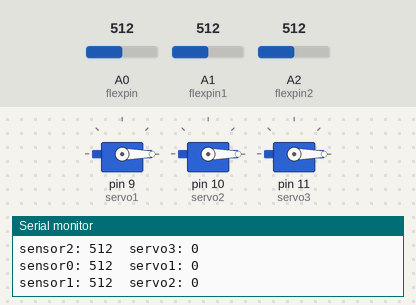
Recording of a sketch running on a simulated Arduino Uno, built with avr-gcc and run on an emulated ATmega328P. On the bench: 3 × servo, the last lines printed to the serial monitor. The test bench sets the inputs (shaded band); at power-on: A0 (flexpin) = 512, A1 (flexpin1) = 512, A2 (flexpin2) = 512.

Above: at 1.2 s.
1.3 s: A0 (flexpin) set to 1023
At 2.5 s:
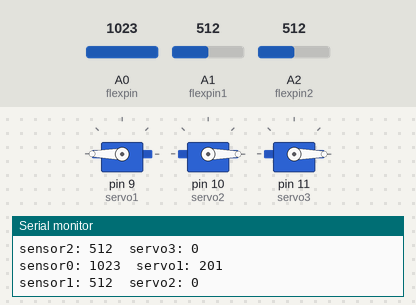
2.8 s: A1 (flexpin1) set to 900
At 3.7 s:
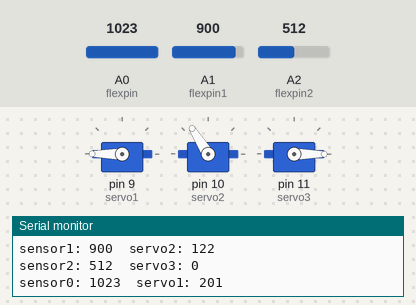
4.3 s: A2 (flexpin2) set to 900
At 4.7 s:
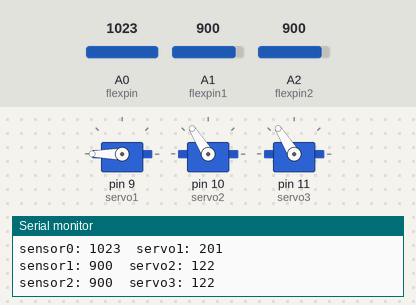
5.8 s: A0 (flexpin) set to 900
At 7.0 s:
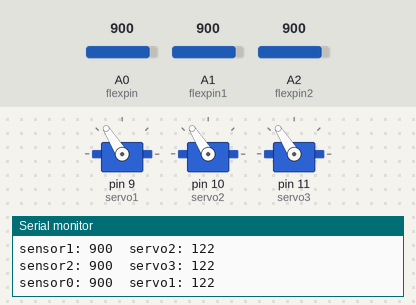
7.3 s: A1 (flexpin1) set to 1023
At 7.7 s:
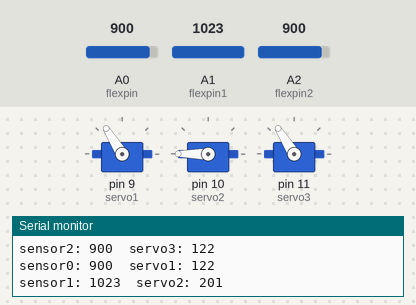
8.8 s: A2 (flexpin2) set to 1023
At 9.4 s:
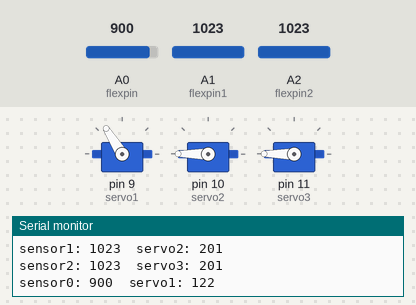
Timing chart, 0 to 11.3 s (numbered marks = the images above; inputs shaded):
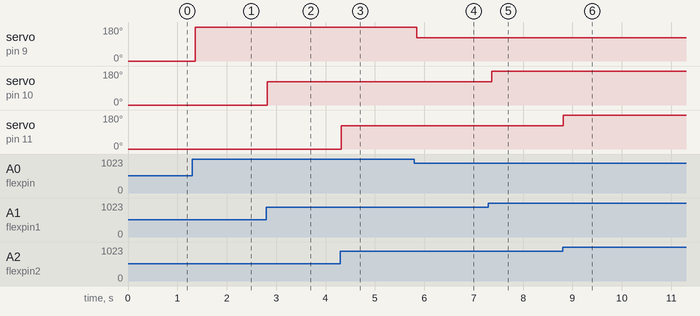

The sketch:

SERVO-FLEX.ino
```cpp
#include <Servo.h> //Libreria para el Servomotor

Servo servo1; //Se crea un objeto llamado servo1 en la clase Servo, puedes controlar hasta un maximo de 12
const int flexpin = 0; //Declara que el pin del flex va en la entrada analoga A0 y se llama flexpin
Servo servo2; //Se crea un objeto llamado servo2 en la clase Servo, puedes controlar hasta un maximo de 12
const int flexpin1 = 1; //Declara que el pin del flex va en la entrada analoga A1 y se llama flexpin1
Servo servo3; //Se crea un objeto llamado servo3 en la clase Servo, puedes controlar hasta un maximo de 12
const int flexpin2 = 2; //Declara que el pin del flex va en la entrada analoga A2 y se llama flexpin2

void setup()
  {
    Serial.begin(9600); //Inicia Serial monitor para ver los valores del sensor
    servo1.attach(9); //Se permite el control de un servo en el pin 9
    servo2.attach(10); //Se permite el control de un servo en el pin 10
    servo3.attach(11); //Se permite el control de un servo en el pin 11
  }


void loop()
  {
    int flexposition;    // Valor de entrada dado por el Flex sensor0
    int servoposition1;   // Valor de salida dado al servo1
    flexposition = analogRead(flexpin); //Lee la posicion de el flex sensor0 en el rango analogo (0 a 1023)
    int flexposition1;    // Valor de entrada dado por el Flex sensor1
    int servoposition2;   // Valor de salida dado al servo2
    flexposition1 = analogRead(flexpin1); //Lee la posicion de el flex sensor1 en el rango analogo (0 a 1023)
    int flexposition2;    // Valor de entrada dado por el Flex sensor2
    int servoposition3;   // Valor de salida dado al servo3
    flexposition2 = analogRead(flexpin2); //Lee la posicion de el flex sensor2 en el rango analogo (0 a 1023)

    //Es en esta parte donde se le indica esperar y efectuar ciertos valores, maximos y minimos:

    //map(valor, fromLow, fromHigh, toLow, toHigh)
    servoposition1 = map(flexposition, 710, 990, 0, 180);
    //constrain1(x, a, b)
    servoposition1 = constrain(servoposition1, 0, 360);
    //map(valor, fromLow, fromHigh, toLow, toHigh)
    servoposition2 = map(flexposition1, 710, 990, 0, 180);
    //constrain2(x, a, b)
    servoposition2 = constrain(servoposition2, 0, 360);
    //map(valor, fromLow, fromHigh, toLow, toHigh)
    servoposition3 = map(flexposition2, 710, 990, 0, 180);
    //constrain3(x, a, b)
    servoposition3 = constrain(servoposition3, 0, 360);

    servo1.write(servoposition1); //Aqui es donde se indica que se mueva a la posicion indicada
    servo2.write(servoposition2); //Aqui es donde se indica que se mueva a la posicion indicada
    servo3.write(servoposition3); //Aqui es donde se indica que se mueva a la posicion indicada

    //Con esta parte, se imprime en el monitor los valores del sensor y el servo
    Serial.print("sensor0: ");
    Serial.print(flexposition);
    Serial.print("  servo1: ");
    Serial.println(servoposition1);
    Serial.print("sensor1: ");
    Serial.print(flexposition1);
    Serial.print("  servo2: ");
    Serial.println(servoposition2);
    Serial.print("sensor2: ");
    Serial.print(flexposition2);
    Serial.print("  servo3: ");
    Serial.println(servoposition3);

    /* Despues de subir el programa a la tarjeta, puedes abrir el serial monitor para
       ver los valores del sensor, dobla el flex y veras los valores maximos y minimos
       si remplazas el 600 y 900 en map() podras obtener maximos resultados
    */
    delay(20); //Espera 20ms entre las actualizaciones del servo
  }
```

Measured:
- after the input at 1.3 s, servo on pin 9 (servo1): 0° → 180° after 0.06 s
- after the input at 2.8 s, servo on pin 10 (servo2): 0° → 122° at once
- after the input at 4.3 s, servo on pin 11 (servo3): 0° → 122° at once
- after the input at 5.8 s, servo on pin 9 (servo1): 180° → 122° after 0.05 s
- after the input at 7.3 s, servo on pin 10 (servo2): 122° → 180° after 0.07 s
- after the input at 8.8 s, servo on pin 11 (servo3): 122° → 180° at once
